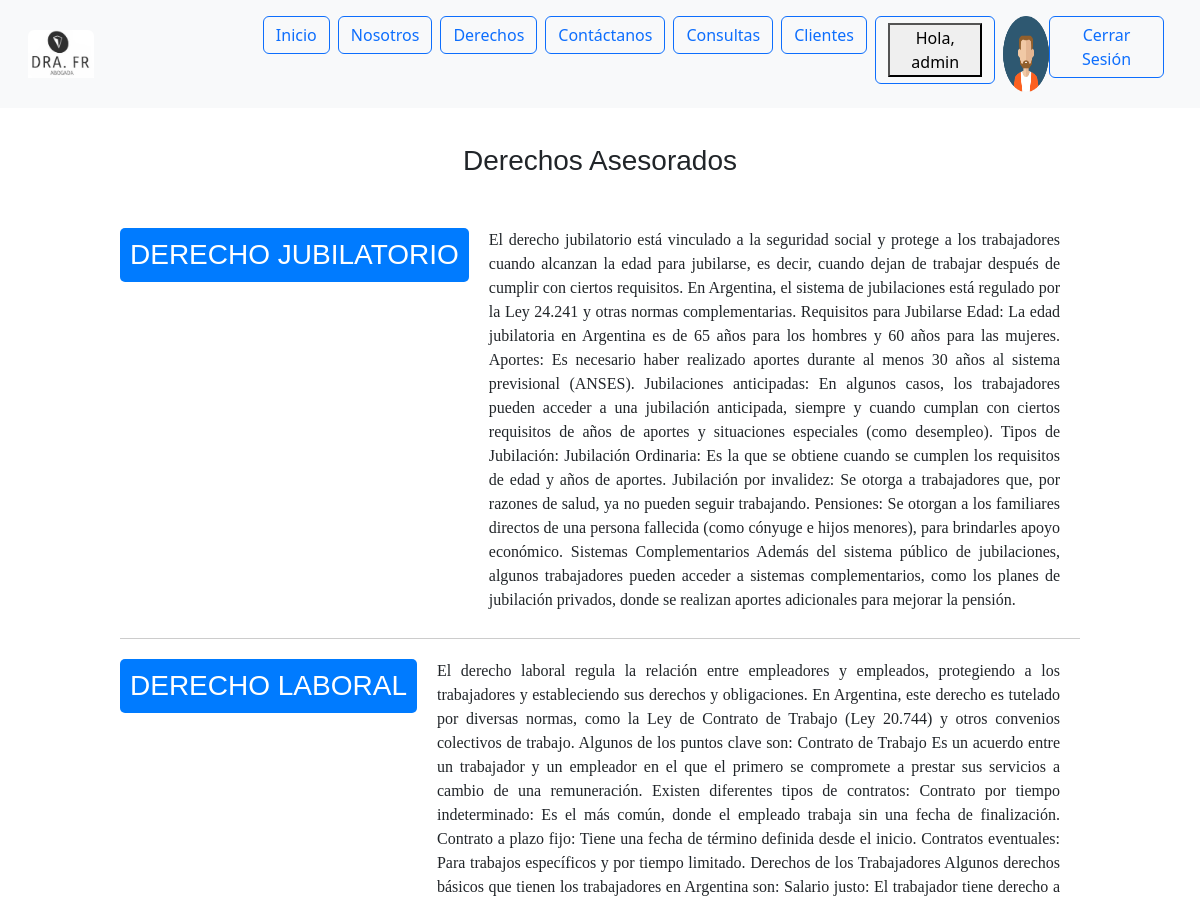
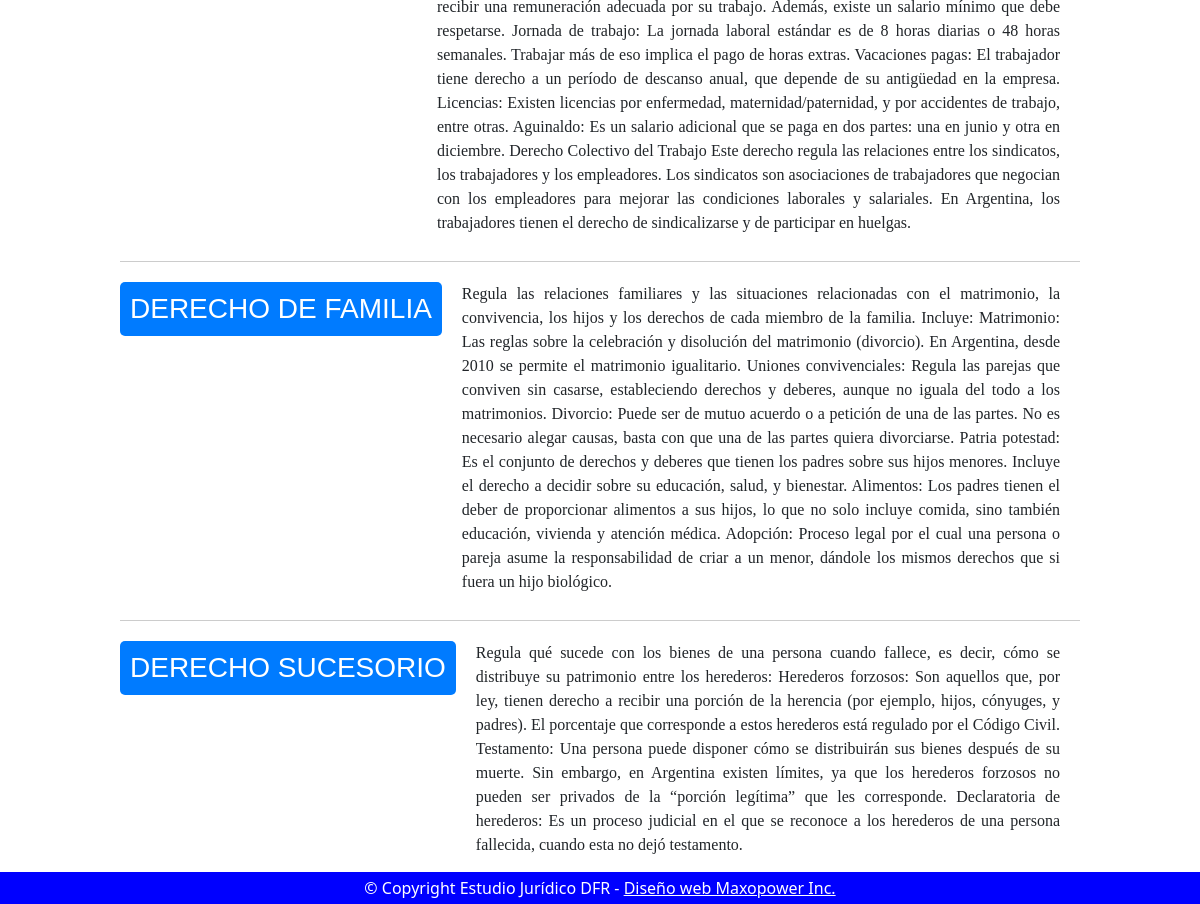
/derechos/derechos/ (signed in), run on the app's committed database (2 pictures, top to bottom).
### home/models.py (models this page shows, shortened)
class UserProfile(models.Model):
    user = models.OneToOneField(User, on_delete=models.CASCADE)
    image = models.ImageField(upload_to='avatares/', null=True, blank=True)

### derechos/models.py (models this page shows, shortened)
class Derecho(models.Model):
    nombre = models.CharField(max_length=30, unique=True)
    descripcion = models.TextField()
    disponible = models.BooleanField(default=True)
    class Meta:
        verbose_name = 'Derecho'
        verbose_name_plural = 'Derechos'

### derechos/views.py (the view)
# urls.py: path('derechos/', views.index, name='derechos_index'),
def index(request):
    consulta = request.GET.get('q')
    if consulta:
        query = Derecho.objects.filter(nombre__icontains=consulta)
    else:
        query = Derecho.objects.all()
    return render(request,'derechos/index.html', {"object_list": query})

### derechos/templates/derechos/index.html
{% extends 'home/base.html' %}
{% block header %}
<div style="display: flex; justify-content: center; align-items: center; height: 15vh;">
    <h3 style="margin-bottom: 15px; font-family: 'Arial', sans-serif;">Derechos Asesorados</h3>
</div>
{% endblock header %}
{% block main %}
{% load static %}
<div style="display: flex; flex-direction: column; align-items: center; justify-content: center;">
    {% for object in object_list %}
        {% if object.disponible %}
            <div style="display: flex; align-items: flex-start; margin-bottom: 20px; width: 80%; border-bottom: 1px solid #ccc; padding-bottom: 10px;">
                <div style="background-color: #007BFF; padding: 10px; color: white; margin-right: 20px; border-radius: 5px; min-width: 150px; text-align: center;">
                    <h3 style="margin: 0; font-family: 'Arial', sans-serif;">{{ object.nombre|upper }}</h3>
                </div>
                <div style="flex: 1; margin-right: 20px;">
                    <p style="font-family: 'Georgia', serif; text-align: justify;">{{ object.descripcion }}</p>
                </div>
            </div>
        {% endif %}
    {% endfor %}
</div>
{% endblock main %}

### home/templates/home/componentes/header.html (shortened to what this page needs)
{% load static %}
<link href="https://cdn.jsdelivr.net/npm/bootstrap@5.3.0-alpha3/dist/css/bootstrap.min.css" rel="stylesheet">
<header>
    <nav class="navbar navbar-expand-lg navbar-light bg-light p-3" id="menu">
        <div class="container-fluid">
            <a class="navbar-brand" href="{% url 'home:index' %}">
                <img src="{% static 'home/img/logo.jpg' %}" class="img-fluid rounded-top" alt="logo"; height="30%"; width="30%""/>
            </a>
            <div class="collapse navbar-collapse" id="navbarSupportedContent">
                <ul class="navbar-nav mx-auto mb-2 mb-lg-0">
                    <li class="nav-item">
                        <a class="btn btn-outline-primary me-2" href="{% url 'home:index' %}">Inicio</a>
                    </li>
                    <li class="nav-item">
                        <a class="btn btn-outline-primary me-2" href="{% url 'nosotros:nosotros' %}">Nosotros</a>
                    </li>
                    <li class="nav-item">
                        <a class="btn btn-outline-primary me-2" href="{% url 'derechos:derechos_index' %}">Derechos</a>
                    </li>
                    <li class="nav-item">
                        <a class="btn btn-outline-primary me-2" href="{% url 'nosotros:contacto' %}">Contáctanos</a>
                    </li>
                    {% if user.is_authenticated %}
                        <li class="nav-item">
                            <a class="btn btn-outline-primary me-2" href="{% url 'consultas:consulta_index' %}">Consultas</a>
                        </li>
                        <li class="nav-item">
                            <a class="btn btn-outline-primary me-2" href="{% url 'clientes:index' %}">Clientes</a>
                        </li>
                        <li class="nav-item">
                            <h4><a class="btn btn-outline-primary me-2" href="{% url 'home:profile' %}">
                            <button>Hola, {{ user.username }}</button></a></h4>
                        </li>
                        {% if user.userprofile.image %}
                            <img src="{{ user.userprofile.image.url }}" alt="Avatar" class="img-fluid" style="max-width: 5%;">
                        {% endif %}
                        <form action="{% url 'home:logout' %}" method="POST">
                            <button class="btn btn-outline-primary me-2" type="submit">Cerrar Sesión</button>
                        </form>
                    {% else %}
                        <li class="nav-item">
                            <a class="btn btn-outline-primary me-2" href="{% url 'home:login' %}">Login</a>
                        </li>
                    {% endif %}
                </ul>
            </div>
        </div>
    </nav>
</header>

### data on the page
Derecho: nombre "DERECHO JUBILATORIO", descripcion "El derecho jubilatorio está vinculado a la seguridad social y protege a los trabajadores cuando alcanzan la edad para jubilarse, es decir, cuando dejan de trabajar después de cumplir con ciertos requisitos. En Argentina, el sistema de jubilaciones está regulado por la Ley 24.241 y otras normas complementarias. Requisitos para Jubilarse Edad: La edad jubilatoria en Argentina es de 65 años para los hombres y 60 años para las mujeres. Aportes: Es necesario haber realizado aportes durante al menos 30 años al sistema previsional (ANSES). Jubilaciones anticipadas: En algunos casos, los trabajadores pueden acceder a una jubilación anticipada, siempre y cuando cumplan con ciertos requisitos de años…"
Derecho: nombre "DERECHO LABORAL", descripcion "El derecho laboral regula la relación entre empleadores y empleados, protegiendo a los trabajadores y estableciendo sus derechos y obligaciones. En Argentina, este derecho es tutelado por diversas normas, como la Ley de Contrato de Trabajo (Ley 20.744) y otros convenios colectivos de trabajo. Algunos de los puntos clave son: Contrato de Trabajo Es un acuerdo entre un trabajador y un empleador en el que el primero se compromete a prestar sus servicios a cambio de una remuneración. Existen diferentes tipos de contratos: Contrato por tiempo indeterminado: Es el más común, donde el empleado trabaja sin una fecha de finalización. Contrato a plazo fijo: Tiene una fecha de término definida desde…"
Derecho: nombre "DERECHO DE FAMILIA", descripcion "Regula las relaciones familiares y las situaciones relacionadas con el matrimonio, la convivencia, los hijos y los derechos de cada miembro de la familia. Incluye: Matrimonio: Las reglas sobre la celebración y disolución del matrimonio (divorcio). En Argentina, desde 2010 se permite el matrimonio igualitario. Uniones convivenciales: Regula las parejas que conviven sin casarse, estableciendo derechos y deberes, aunque no iguala del todo a los matrimonios. Divorcio: Puede ser de mutuo acuerdo o a petición de una de las partes. No es necesario alegar causas, basta con que una de las partes quiera divorciarse. Patria potestad: Es el conjunto de derechos y deberes que tienen los padres sobre sus…"
Derecho: nombre "DERECHO SUCESORIO", descripcion "Regula qué sucede con los bienes de una persona cuando fallece, es decir, cómo se distribuye su patrimonio entre los herederos: Herederos forzosos: Son aquellos que, por ley, tienen derecho a recibir una porción de la herencia (por ejemplo, hijos, cónyuges, y padres). El porcentaje que corresponde a estos herederos está regulado por el Código Civil. Testamento: Una persona puede disponer cómo se distribuirán sus bienes después de su muerte. Sin embargo, en Argentina existen límites, ya que los herederos forzosos no pueden ser privados de la “porción legítima” que les corresponde. Declaratoria de herederos: Es un proceso judicial en el que se reconoce a los herederos de una persona…"

### other printed values
{{ user.username }} "admin"
